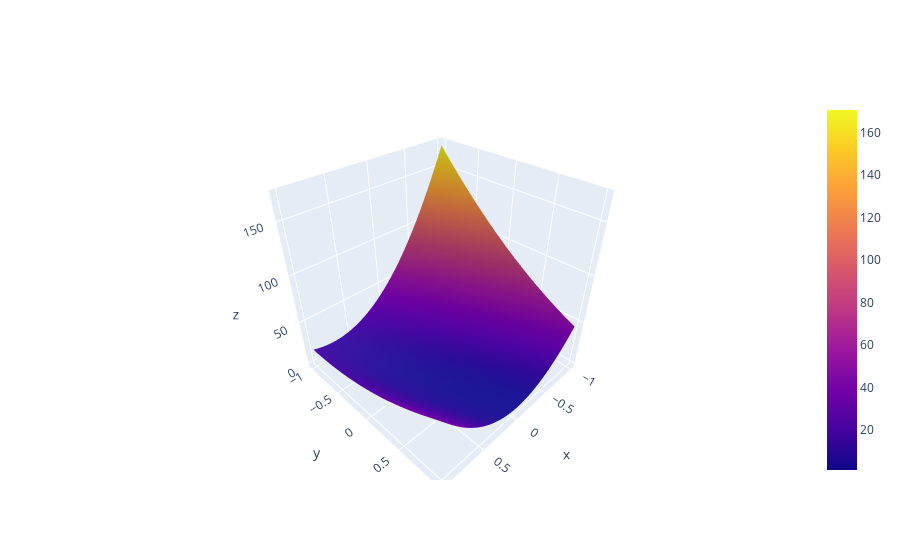

The code cell stored with this chart in its notebook:
### Markdown cell above
👇 (optional) try also it to visualize your gradient with the interactive plot.ly [3D contour plot](https://plotly.com/python/3d-surface-plots/)

### Code cell
# YOUR CODE
